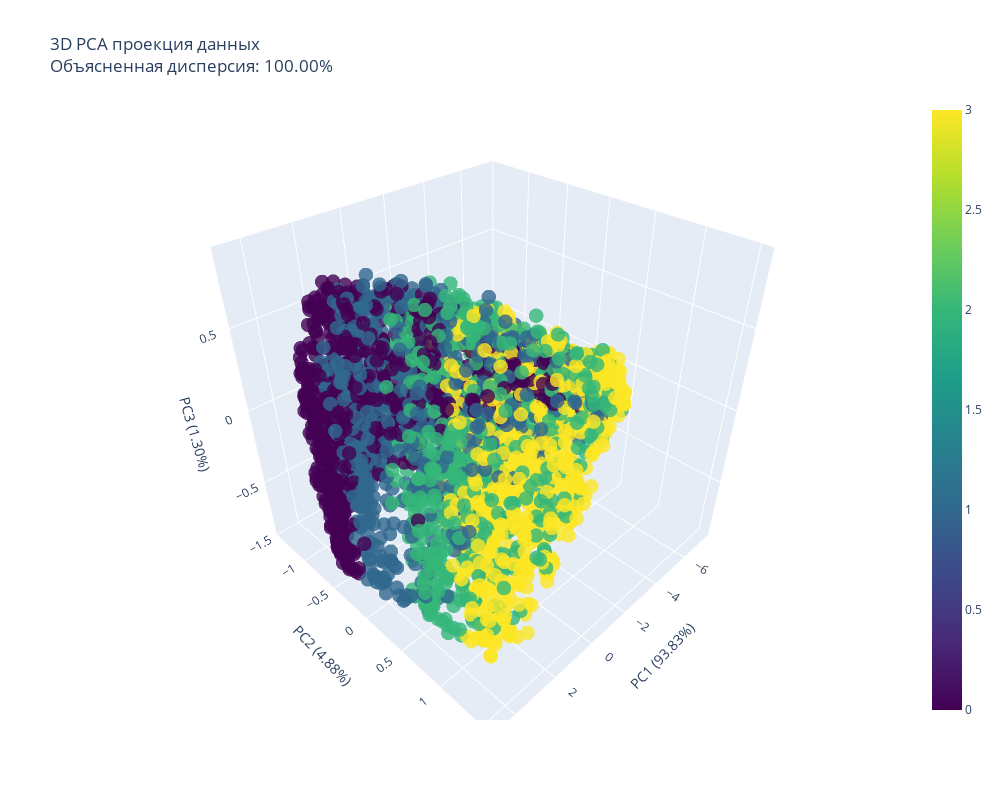

Notebook source saved alongside this figure:
### Code cell
visualization.plot_interactive_3d(X_3d,Y,["UMAP1","UMAP2","UMAP3"])

### Figure 1 — Plotly figure (JSON) as saved in the notebook; plotly's stock layout.template omitted (floating-point values rounded to 4 significant figures; data arrays with more than 128 entries replaced by an {"elided": "..."} marker saying what was removed)
{"data": [{"hoverinfo": "text", "marker": {"color": {"elided": "3276 int values"}, "colorscale": [[0, "#440154"], [0.1111, "#482878"], [0.2222, "#3e4989"], [0.3333, "#31688e"], [0.4444, "#26828e"], [0.5556, "#1f9e89"], [0.6667, "#35b779"], [0.7778, "#6ece58"], [0.8889, "#b5de2b"], [1, "#fde725"]], "opacity": 0.8, "showscale": true, "size": 5}, "mode": "markers", "text": {"elided": "3276 str values"}, "type": "scatter3d", "x": {"elided": "3276 float values"}, "y": {"elided": "3276 float values"}, "z": {"elided": "3276 float values"}}], "layout": {"height": 800, "scene": {"xaxis": {"title": {"text": "PC1 (93.83%)"}}, "yaxis": {"title": {"text": "PC2 (4.88%)"}}, "zaxis": {"title": {"text": "PC3 (1.30%)"}}}, "title": {"text": "3D PCA проекция данных<br>Объясненная дисперсия: 100.00%"}, "width": 1000}}
